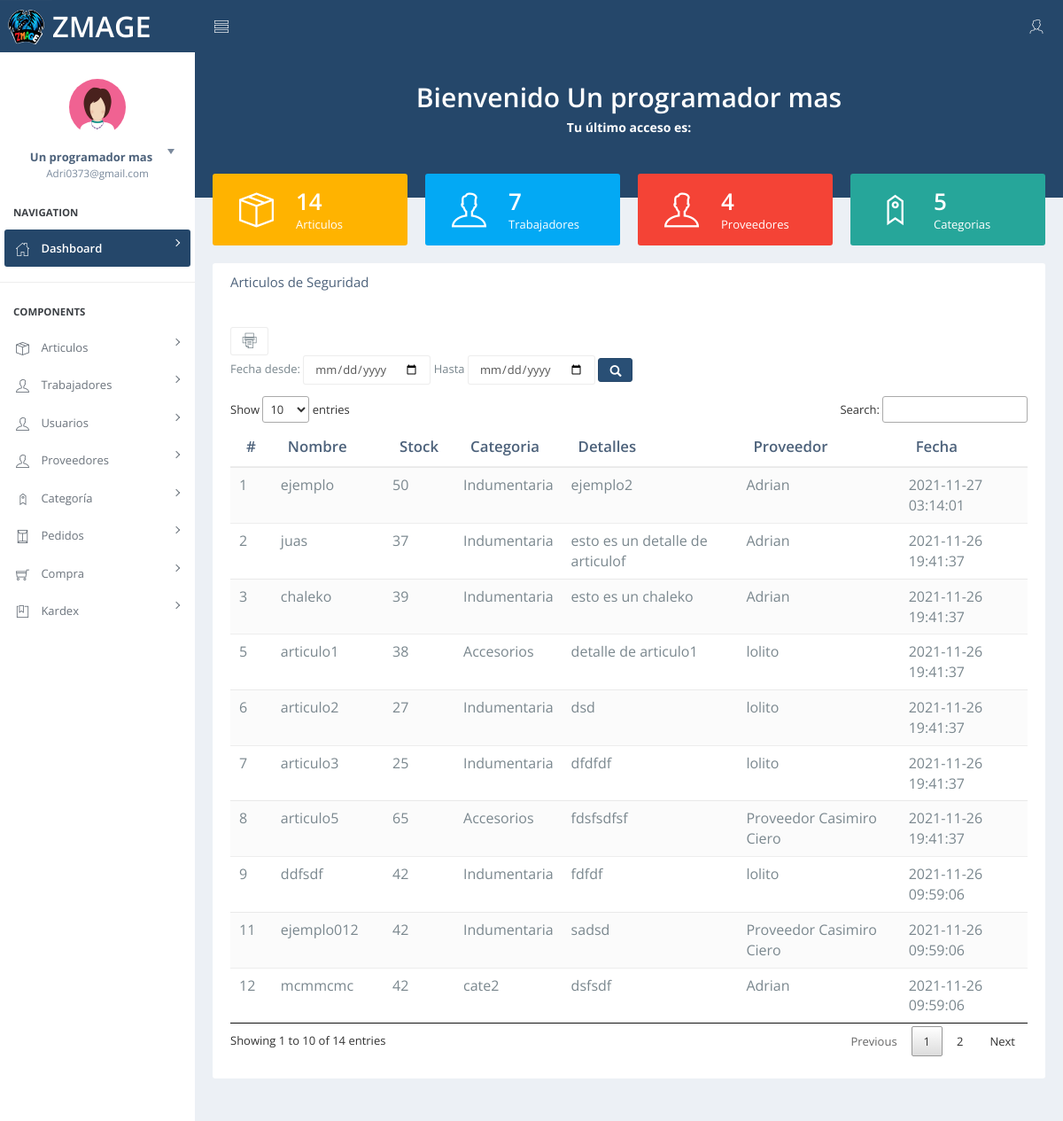
Screenshot of /ranger_security/view/admin/pages-admin.php (signed in) with the database file from the repository.
### tables this page shows
CREATE TABLE `articulo` (
  `id_art` int(11) NOT NULL,
  `foto` varchar(100) NOT NULL,
  `nomar` varchar(100) NOT NULL,
  `stock` char(3) NOT NULL,
  `detalle` varchar(100) NOT NULL,
  `id_cat` int(11) NOT NULL,
  `id_prove` int(11) NOT NULL,
  `fere` timestamp NOT NULL DEFAULT current_timestamp() ON UPDATE current_timestamp()
);

CREATE TABLE `categoria` (
  `id_cat` int(11) NOT NULL,
  `nomcat` varchar(35) NOT NULL,
  `descripcion` varchar(100) NOT NULL,
  `fecha` timestamp NOT NULL DEFAULT current_timestamp() ON UPDATE current_timestamp()
);

CREATE TABLE `proveedor` (
  `id_prove` int(11) NOT NULL,
  `ruc` char(14) NOT NULL,
  `nombre` varchar(30) NOT NULL,
  `correo` varchar(40) NOT NULL,
  `telef` char(9) NOT NULL,
  `direcci` varchar(100) NOT NULL,
  `ciudad` varchar(25) NOT NULL,
  `estado` char(1) NOT NULL,
  `fecre` timestamp NOT NULL DEFAULT current_timestamp() ON UPDATE current_timestamp()
);

### ranger_security/view/admin/range.php (the view, shortened to what this page needs)
<?php
	$conn=mysqli_connect("localhost", "root", "", "ranger_security");
	if(ISSET($_POST['search'])){
		$date1 = date("Y-m-d", strtotime($_POST['date1']));
		$date2 = date("Y-m-d", strtotime($_POST['date2']));
		$query=mysqli_query($conn, "SELECT articulo.id_art, articulo.nomar, articulo.stock, articulo.detalle, categoria.id_cat, categoria.nomcat, proveedor.id_prove, proveedor.ruc, proveedor.nombre, articulo.fere FROM articulo INNER JOIN categoria ON articulo.id_cat = categoria.id_cat INNER JOIN proveedor ON articulo.id_prove = proveedor.id_prove WHERE articulo.fere  BETWEEN '$date1' AND '$date2' GROUP BY articulo.id_art")
		or die(mysqli_error());
		$row=mysqli_num_rows($query);
		if($row>0){
			while($fetch=mysqli_fetch_array($query)){
?>
	<tr>
		<td><?php echo $fetch['id_art']?></td>
		<td><?php echo $fetch['nomar']?></td>
		<td><?php echo $fetch['stock']?></td>
		<td><?php echo $fetch['nomcat']?></td>
        <td><?php echo $fetch['detalle']?></td>
        <td><?php echo $fetch['nombre']?></td>
        <td><?php echo $fetch['fere']?></td>
	</tr>
<?php
			}
		}else{
			echo'
			<tr>
				<td colspan = "4"><center>No hay asistencias en el rango de fechas</center></td>
			</tr>';
		}
	}else{
		$query=mysqli_query($conn, "SELECT articulo.id_art, articulo.nomar, articulo.stock, articulo.detalle, categoria.id_cat, categoria.nomcat, proveedor.id_prove, proveedor.ruc, proveedor.nombre, articulo.fere FROM articulo INNER JOIN categoria ON articulo.id_cat = categoria.id_cat INNER JOIN proveedor ON articulo.id_prove = proveedor.id_prove WHERE articulo.fere  GROUP BY articulo.id_art") or die(mysqli_error());
		while($fetch=mysqli_fetch_array($query)){
?>
	<tr>
		<td><?php echo $fetch['id_art']?></td>
		<td><?php echo $fetch['nomar']?></td>
		<td><?php echo $fetch['stock']?></td>
		<td><?php echo $fetch['nomcat']?></td>
        <td><?php echo $fetch['detalle']?></td>
        <td><?php echo $fetch['nombre']?></td>
        <td><?php echo $fetch['fere']?></td>
	</tr>
<?php
		}
	}
?>

### ranger_security/view/admin/pages-admin.php (shortened to what this page needs)
<html>
<!DOCTYPE html>
<html lang="es">
<head>
    <link href="..\..\assets\css\bootstrap.min.css" rel="stylesheet">
    <link href="..\..\assets\css\nifty.min.css" rel="stylesheet">
    <link href="..\..\assets\css\demo\nifty-demo-icons.min.css" rel="stylesheet">
    <link href="..\..\assets\plugins\themify-icons\themify-icons.min.css" rel="stylesheet">
    <link href="..\..\assets\plugins\pace\pace.min.css" rel="stylesheet">
    <link href="..\..\assets\css\demo\nifty-demo.min.css" rel="stylesheet">
    <link href="../../assets/plugins/DataTables/css/datatables.css" rel="stylesheet">
</head>
<body onload="startTime()">
    <div id="container" class="effect aside-float aside-bright mainnav-lg">
        <header id="navbar">
            <div id="navbar-container" class="boxed">
                <div class="navbar-header">
                    <a href="pages-admin.php" class="navbar-brand">
                         <img src="..\..\assets\images\logo.png" alt="Ranger Logo" class="brand-icon">
                        <div class="brand-title">
                            <span class="brand-text" style="font-size: 180%;">ZMAGE</span>
                        </div>
                    </a>
                </div>
                <div class="navbar-content">
                    <ul class="nav navbar-top-links">
                        <li class="tgl-menu-btn">
                            <a class="mainnav-toggle" href="#">
                                <i class="demo-pli-list-view"></i>
                            </a>
                        </li>
                    </ul>
                    <ul class="nav navbar-top-links">
                        <li id="dropdown-user" class="dropdown">
                            <a href="#" data-toggle="dropdown" class="dropdown-toggle text-right">
                                <span class="ic-user pull-right">
                                    <i class="demo-pli-male"></i>
                                </span>
                            </a>
                        </li>
                    </ul>
                </div>
            </div>
        </header>
        <div class="boxed">
            <div id="content-container">
                <div id="page-head">
<div class="pad-all text-center">
    <h2>Bienvenido <?php echo ucfirst($_SESSION['nombre']); ?></h2>
    <h5>
        <strong>Tu último acceso es:</strong>
    </h5>
</div>
                    </div>
                <div id="page-content">
					    <div class="row">
					        <div class="col-md-3">
					            <div class="panel panel-warning panel-colorful media middle pad-all">
					                <div class="media-left">
					                    <div class="pad-hor">
					                        <i class="ti-package icon-3x"></i>
					                    </div>
					                </div>
<?php
$db_host="localhost";
$db_user="root";
$db_password="";
$db_name="ranger_security";
try
{
    $db=new PDO("mysql:host={$db_host};dbname={$db_name}",$db_user,$db_password);
    $db->setAttribute(PDO::ATTR_ERRMODE, PDO::ERRMODE_EXCEPTION);
}
catch(PDOEXCEPTION $e)
{
    $e->getMessage();
}
$sql = "SELECT COUNT(*) total FROM articulo";
$result = $db->query($sql);
$total = $result->fetchColumn();
?>
					                <div class="media-body">
					                    <p class="text-2x mar-no text-semibold"><?php echo  $total; ?></p>
					                    <p class="mar-no">Articulos</p>
					                </div>
					            </div>
					        </div>
					        <div class="col-md-3">
					            <div class="panel panel-info panel-colorful media middle pad-all">
					                <div class="media-left">
					                    <div class="pad-hor">
					                        <i class="ti-user icon-3x"></i>
					                    </div>
					                </div>
   <?php
$db_host="localhost";
$db_user="root";
$db_password="";
$db_name="ranger_security";
try
{
    $db=new PDO("mysql:host={$db_host};dbname={$db_name}",$db_user,$db_password);
    $db->setAttribute(PDO::ATTR_ERRMODE, PDO::ERRMODE_EXCEPTION);
}
catch(PDOEXCEPTION $e)
{
    $e->getMessage();
}
$sql = "SELECT COUNT(*) total FROM trabajador";
$result = $db->query($sql);
$total = $result->fetchColumn();
?>
					                <div class="media-body">
					                    <p class="text-2x mar-no text-semibold"><?php echo  $total; ?></p>
					                    <p class="mar-no">Trabajadores</p>
					                </div>
					            </div>
					        </div>
					        <div class="col-md-3">
					            <div class="panel panel-danger panel-colorful media middle pad-all">
					                <div class="media-left">
					                    <div class="pad-hor">
					                        <i class="ti-user icon-3x"></i>
					                    </div>
					                </div>
                                    <?php
$db_host="localhost";
$db_user="root";
$db_password="";
$db_name="ranger_security";
try
{
    $db=new PDO("mysql:host={$db_host};dbname={$db_name}",$db_user,$db_password);
    $db->setAttribute(PDO::ATTR_ERRMODE, PDO::ERRMODE_EXCEPTION);
}
catch(PDOEXCEPTION $e)
{
    $e->getMessage();
}
$sql = "SELECT COUNT(*) total FROM proveedor";
$result = $db->query($sql);
$total = $result->fetchColumn();
?>
					                <div class="media-body">
					                    <p class="text-2x mar-no text-semibold"><?php echo  $total; ?></p>
					                    <p class="mar-no">Proveedores</p>
					                </div>
					            </div>
					        </div>
                            <div class="col-md-3">
                                <div class="panel panel-mint panel-colorful media middle pad-all">
                                    <div class="media-left">
                                        <div class="pad-hor">
                                            <i class="ti-tag icon-3x"></i>
                                        </div>
                                    </div>
                                    <?php
$db_host="localhost";
$db_user="root";
$db_password="";
$db_name="ranger_security";
try
{
    $db=new PDO("mysql:host={$db_host};dbname={$db_name}",$db_user,$db_password);
    $db->setAttribute(PDO::ATTR_ERRMODE, PDO::ERRMODE_EXCEPTION);
}
catch(PDOEXCEPTION $e)
{
    $e->getMessage();
}
$sql = "SELECT COUNT(*) total FROM categoria";
$result = $db->query($sql);
$total = $result->fetchColumn();
?>
                                    <div class="media-body">
                                        <p class="text-2x mar-no text-semibold"><?php echo  $total; ?></p>
                                        <p class="mar-no">Categorias</p>
                                    </div>
                                </div>
                            </div>
					    </div>
					    <div class="row">
					        <div class="col-xs-12">
					            <div class="panel">
					                <div class="panel-heading">
					                    <h3 class="panel-title">Articulos de Seguridad</h3>
					                </div>
					                <div class="panel-body">
					                    <div class="pad-btm form-inline">
					                    </div>
					                    <div class="table-responsive">
										<a href="../articulo/reporte.php" title="Reporte" class="btn btn-default"><i class="demo-pli-printer icon-lg"></i> </a>
        <form class="form-inline" method="POST" action="">
            <label>Fecha desde:</label>
            <input type="date" class="form-control" placeholder="Start" id="date1"  name="date1"/>
            <label>Hasta</label>
            <input type="date" class="form-control" placeholder="End" id="date2"  name="date2"/>
            <button class="btn btn-primary" name="search"><span class="glyphicon glyphicon-search"></span></button>
        </form>
					<table class="table table-striped" id="myTable">
					     <thead>
					<tr>
					  <th>#</th>
                      <th>Nombre</th>
                      <th class="min-tablet">Stock</th>
                      <th class="min-desktop">Categoria</th>
                     <th class="min-tablet">Detalles</th>
                      <th class="min-desktop">Proveedor</th>
                      <th class="min-desktop">Fecha</th>
					</tr>
					                            </thead>
					                            <tbody>
                                               <?php include'range.php'?>
                                                </tbody>
					                        </table>
					                    </div>
					                </div>
					            </div>
					        </div>
					    </div>
                </div>
            </div>
            <nav id="mainnav-container">
                <div id="mainnav">
                    <div id="mainnav-menu-wrap">
                        <div class="nano">
                            <div class="nano-content">
                                <div id="mainnav-profile" class="mainnav-profile">
                                    <div class="profile-wrap text-center">
                                        <div class="pad-btm">
                                            <img class="img-circle img-md" src="..\..\assets\images\7.png" alt="Profile Picture">
                                        </div>
                                        <a href="#profile-nav" class="box-block" data-toggle="collapse" aria-expanded="false">
                                            <span class="pull-right dropdown-toggle">
                                                <i class="dropdown-caret"></i>
                                            </span>
                                            <p class="mnp-name"><?php echo ucfirst($_SESSION['nombre']); ?></p>
                                            <span class="mnp-desc"><?php echo ucfirst($_SESSION['correo']); ?></span>
                                        </a>
                                    </div>
                                </div>
                                <ul id="mainnav-menu" class="list-group">
						            <li class="list-header">Navigation</li>
						            <li class="active-sub">
						                <a href="pages-admin.php">
						                    <i class="demo-pli-home"></i>
						                    <span class="menu-title">Dashboard</span>
											<i class="arrow"></i>
						                </a>
						            </li>
						            <li class="list-divider"></li>
						            <li class="list-header">Components</li>
                                    <li>
						                <a href="#">
						                    <i class="ti-package"></i>
						                    <span class="menu-title">Articulos</span>
											<i class="arrow"></i>
						                </a>
						            </li>
						            <li>
						                <a href="#">
						                    <i class="ti-user"></i>
						                    <span class="menu-title">Trabajadores</span>
											<i class="arrow"></i>
						                </a>
						            </li>
                                    <li>
                                        <a href="#">
                                            <i class="ti-user"></i>
                                            <span class="menu-title">Usuarios</span>
                                            <i class="arrow"></i>
                                        </a>
                                    </li>
									<li>
						                <a href="#">
						                    <i class="ti-user"></i>
						                    <span class="menu-title">Proveedores</span>
											<i class="arrow"></i>
						                </a>
						            </li>
                                    <li>
						                <a href="#">
						                    <i class="ti-tag"></i>
						                    <span class="menu-title">Categoría</span>
											<i class="arrow"></i>
						                </a>
						            </li>
                                    <li>
						                <a href="#">
						                    <i class="ti-envelope"></i>
						                    <span class="menu-title">Pedidos</span>
											<i class="arrow"></i>
						                </a>
						            </li>
                                    <li>
                                        <a href="#">
                                            <i class="ti-shopping-cart"></i>
                                            <span class="menu-title">Compra</span>
                                            <i class="arrow"></i>
                                        </a>
                                    </li>
                                    <li>
                                        <a href="#">
                                            <i class="ti-bookmark-alt"></i>
                                            <span class="menu-title">Kardex</span>
                                            <i class="arrow"></i>
                                        </a>
                                    </li>
                                </ul>
                            </div>
                        </div>
                    </div>
                </div>
            </nav>
        </div>
    </div>
</body>
</html>

### rows the page displays
articulo: id_art "1", nomar "ejemplo", stock "50", id_cat.nomcat "Indumentaria", detalle "ejemplo2", id_prove.nombre "Adrian", fere "2021-11-27 03:14:01"
articulo: id_art "2", nomar "juas", stock "37", id_cat.nomcat "Indumentaria", detalle "esto es un detalle de articulof", id_prove.nombre "Adrian", fere "2021-11-26 19:41:37"
articulo: id_art "3", nomar "chaleko", stock "39", id_cat.nomcat "Indumentaria", detalle "esto es un chaleko", id_prove.nombre "Adrian", fere "2021-11-26 19:41:37"
articulo: id_art "5", nomar "articulo1", stock "38", id_cat.nomcat "Accesorios", detalle "detalle de articulo1", id_prove.nombre "lolito", fere "2021-11-26 19:41:37"
articulo: id_art "6", nomar "articulo2", stock "27", id_cat.nomcat "Indumentaria", detalle "dsd", id_prove.nombre "lolito", fere "2021-11-26 19:41:37"
articulo: id_art "7", nomar "articulo3", stock "25", id_cat.nomcat "Indumentaria", detalle "dfdfdf", id_prove.nombre "lolito", fere "2021-11-26 19:41:37"
articulo: id_art "8", nomar "articulo5", stock "65", id_cat.nomcat "Accesorios", detalle "fdsfsdfsf", id_prove.nombre "Proveedor Casimiro Ciero", fere "2021-11-26 19:41:37"
articulo: id_art "9", nomar "ddfsdf", stock "42", id_cat.nomcat "Indumentaria", detalle "fdfdf", id_prove.nombre "lolito", fere "2021-11-26 09:59:06"
articulo: id_art "11", nomar "ejemplo012", stock "42", id_cat.nomcat "Indumentaria", detalle "sadsd", id_prove.nombre "Proveedor Casimiro Ciero", fere "2021-11-26 09:59:06"
articulo: id_art "12", nomar "mcmmcmc", stock "42", id_cat.nomcat "cate2", detalle "dsfsdf", id_prove.nombre "Adrian", fere "2021-11-26 09:59:06"

### other values shown
$_SESSION['nombre'] "Un programador mas"
$total "14"
$total "7"
$total "4"
$total "5"
$_SESSION['correo'] "Adri0373@gmail.com"
